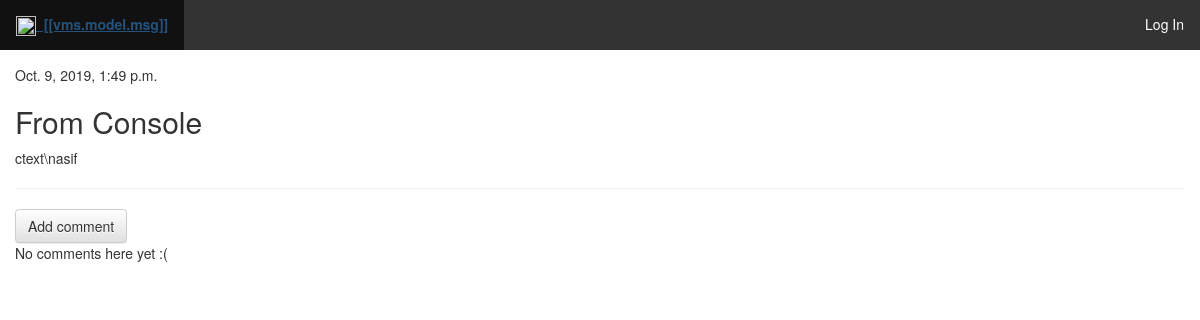
The app's page /post/6/, older data.
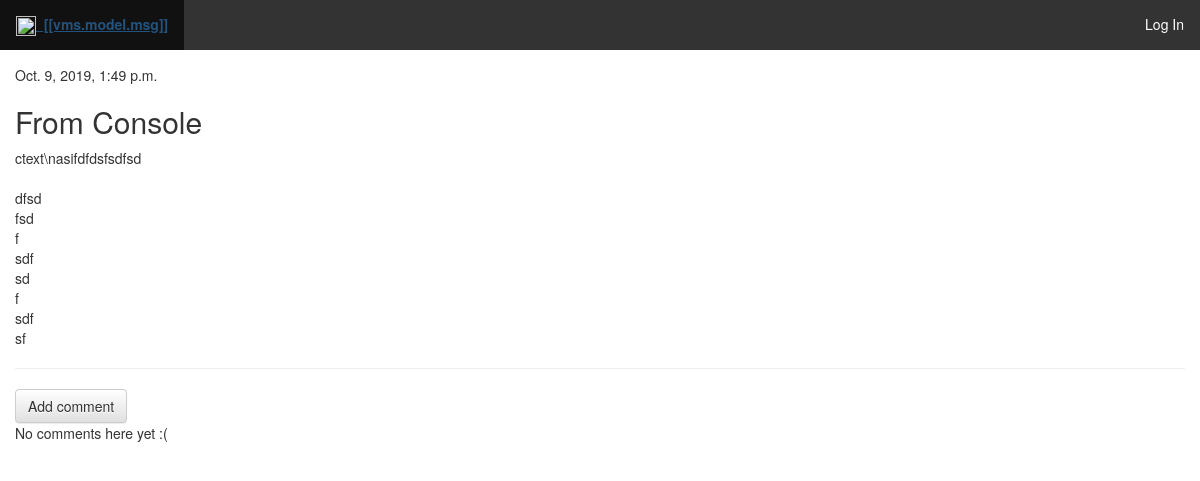
The same page, newer data.
### blog/models.py (models this page shows, shortened)
class Post(models.Model):
    author = models.ForeignKey(settings.AUTH_USER_MODEL, on_delete=models.CASCADE)
    title = models.CharField(max_length=200)
    text = models.TextField()
    created_date = models.DateTimeField(default=timezone.now)
    published_date = models.DateTimeField(blank=True, null=True)

### blog/views.py (the view)
# urls.py: url('^post/(?P<pk>[0-9]+)/$', views.post_detail, name='post_detail'),
def post_detail(request, pk):
    post = get_object_or_404(Post, pk=pk)
    return render(request, 'blog/post_detail.html', {'post': post})

### blog/templates/blog/post_detail.html (shortened to what this page needs)
{% extends 'blog/base.html' %}
{% block content %}
<div class="post">
    {% if post.published_date %}
    <div class="date">
        {{ post.published_date }}
    </div>
    {% else %}
    <a class="btn btn-default" href="{% url 'post_publish' pk=post.pk %}">Publish</a>
    {% endif %}
    <h2>{{ post.title }}</h2>
    <p>{{ post.text|linebreaksbr }}</p>
</div>
<hr>
<a class="btn btn-default" href="{% url 'add_comment_to_post' pk=post.pk %}">Add comment</a>
{% for comment in post.comments.all %}
{% if user.is_authenticated or comment.approved_comment %}
<div class="comment">
    <div class="date">
        {{ comment.created_date }}
        {% if not comment.approved_comment %}
        <a class="btn btn-default" href="{% url 'comment_remove' pk=comment.pk %}"><span
                class="glyphicon glyphicon-remove"></span></a>
        <a class="btn btn-default" href="{% url 'comment_approve' pk=comment.pk %}"><span
                class="glyphicon glyphicon-ok"></span></a>
        {% endif %}
    </div>
    <strong>{{ comment.author }}</strong>
    <p>{{ comment.text|linebreaks }}</p>
</div>
{% endif %}
{% empty %}
<p>No comments here yet :(</p>
{% endfor %}
{% endblock %}

Row changes from the older to the newer data that the page shows:
changed Post "From Console": text "ctext\\nasif" → "ctext\\nasifdfdsfsdfsd dfsd fsd f sdf sd f sdf sf"
